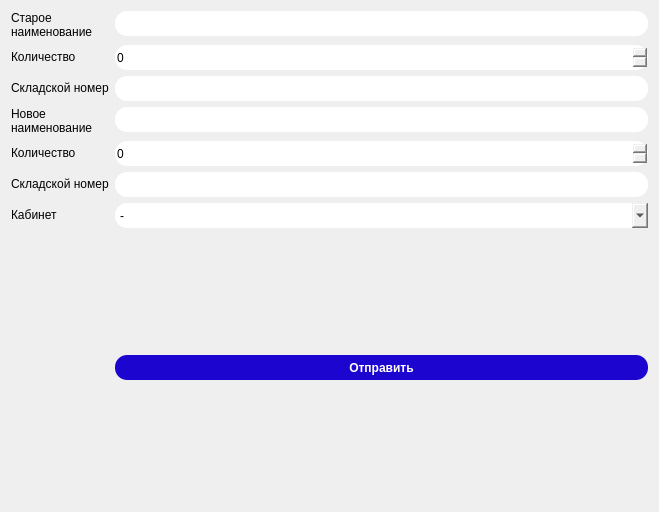
              <widget class="QWidget" name="page_5">
               <layout class="QFormLayout" name="formLayout_3">
                <item row="0" column="0">
                 <widget class="QLabel" name="label_12">
                  <property name="text">
                   <string>Старое
наименование</string>
                  </property>
                 </widget>
                </item>
                <item row="0" column="1">
                 <widget class="QLineEdit" name="OldNameChange">
                  <property name="styleSheet">
                   <string notr="true">QLineEdit{
	border-radius: 12px;
	height: 25px;
	width: 150px;
}</string>
                  </property>
                 </widget>
                </item>
                <item row="1" column="0">
                 <widget class="QLabel" name="label_15">
                  <property name="text">
                   <string>Количество</string>
                  </property>
                 </widget>
                </item>
                <item row="1" column="1">
                 <widget class="QSpinBox" name="OldQuantityChange">
                  <property name="styleSheet">
                   <string notr="true">QSpinBox{
	border-radius: 12px;
	height: 25px;
	width: 150px;
}</string>
                  </property>
                 </widget>
                </item>
                <item row="2" column="0">
                 <widget class="QLabel" name="label_13">
                  <property name="text">
                   <string>Складской номер</string>
                  </property>
                 </widget>
                </item>
                <item row="2" column="1">
                 <widget class="QLineEdit" name="OldNumberChange">
                  <property name="styleSheet">
                   <string notr="true">QLineEdit{
	border-radius: 12px;
	height: 25px;
	width: 150px;
}</string>
                  </property>
                 </widget>
                </item>
                <item row="3" column="0">
                 <widget class="QLabel" name="label_17">
                  <property name="text">
                   <string>Новое
наименование</string>
                  </property>
                 </widget>
                </item>
                <item row="3" column="1">
                 <widget class="QLineEdit" name="NewNameChange">
                  <property name="styleSheet">
                   <string notr="true">QLineEdit{
	border-radius: 12px;
	height: 25px;
	width: 150px;
}</string>
                  </property>
                 </widget>
                </item>
                <item row="4" column="0">
                 <widget class="QLabel" name="label_16">
                  <property name="text">
                   <string>Количество</string>
                  </property>
                 </widget>
                </item>
                <item row="4" column="1">
                 <widget class="QSpinBox" name="NewQuantityChange">
                  <property name="styleSheet">
                   <string notr="true">QSpinBox{
	border-radius: 12px;
	height: 25px;
	width: 150px;
}</string>
                  </property>
                 </widget>
                </item>
                <item row="5" column="0">
                 <widget class="QLabel" name="label_18">
                  <property name="text">
                   <string>Складской номер</string>
                  </property>
                 </widget>
                </item>
                <item row="5" column="1">
                 <widget class="QLineEdit" name="NewNumberChange">
                  <property name="styleSheet">
                   <string notr="true">QLineEdit{
	border-radius: 12px;
	height: 25px;
	width: 150px;
}</string>
                  </property>
                 </widget>
                </item>
                <item row="6" column="0">
                 <widget class="QLabel" name="label_14">
                  <property name="text">
                   <string>Кабинет</string>
                  </property>
                 </widget>
                </item>
                <item row="6" column="1">
                 <widget class="QComboBox" name="PlaceChange">
                  <property name="styleSheet">
                   <string notr="true">QComboBox{
	border-radius: 12px;
	height: 25px;
	width: 150px;
}</string>
                  </property>
                  <item>
                   <property name="text">
                    <string>-</string>
                   </property>
                  </item>
                  <item>
                   <property name="text">
                    <string>404</string>
                   </property>
                  </item>
                  <item>
                   <property name="text">
                    <string>405</string>
                   </property>
                  </item>
                  <item>
                   <property name="text">
                    <string>406</string>
                   </property>
                  </item>
                  <item>
                   <property name="text">
                    <string>407</string>
                   </property>
                  </item>
                  <item>
                   <property name="text">
                    <string>408</string>
                   </property>
                  </item>
                 </widget>
                </item>
                <item row="7" column="1">
                 <spacer name="verticalSpacer_5">
                  <property name="orientation">
                   <enum>Qt::Vertical</enum>
                  </property>
                  <property name="sizeHint" stdset="0">
                   <size>
                    <width>533</width>
                    <height>115</height>
                   </size>
                  </property>
                 </spacer>
                </item>
                <item row="8" column="1">
                 <widget class="QPushButton" name="ChangeSendButton">
                  <property name="styleSheet">
                   <string notr="true">QPushButton {
	background-color: #1c05cf;
	color: #ffffff;
	border-radius: 12px;
	width: 75px;
	height: 25px;
	font-weight: bold
}

QPushButton:pressed {
	background-color: #130390;
	color: #ffffff;
	border-radius: 12px;
	width: 75px;
	height: 25px;
}</string>
                  </property>
                  <property name="text">
                   <string>Отправить</string>
                  </property>
                 </widget>
                </item>
                <item row="9" column="1">
                 <spacer name="verticalSpacer_4">
                  <property name="orientation">
                   <enum>Qt::Vertical</enum>
                  </property>
                  <property name="sizeHint" stdset="0">
                   <size>
                    <width>533</width>
                    <height>115</height>
                   </size>
                  </property>
                 </spacer>
                </item>
               </layout>
              </widget>
